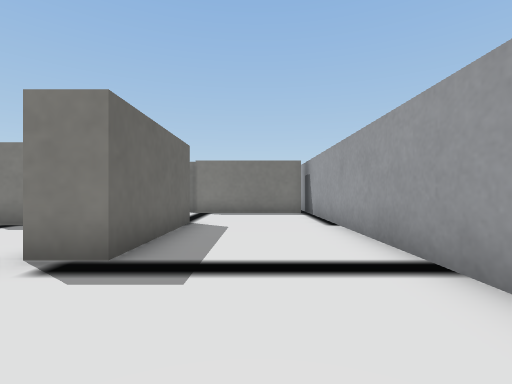
[1] (above)

20 first-person views from a walk through a Webots world. The camera is 0.04 m above the floor, looks level and sees 85° across. The floor is counted in squares, 0.05 m on a side. Each view is taken from the middle of a square. On the plan, view 1 faces up. The plan holds only what a view shows up to about 11 squares ahead; the rest is blank. The place goes on beyond the plan. Robots are left out. Simple shapes and patterns stand in for the simulator's stock objects.

[2]
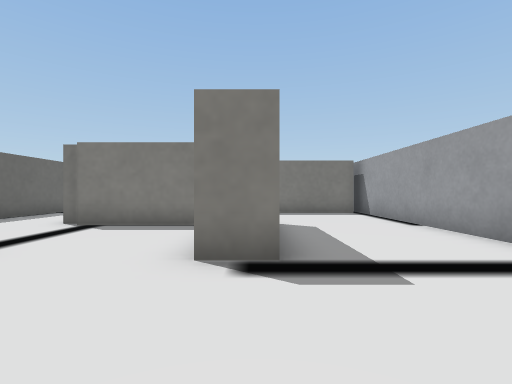

[3]
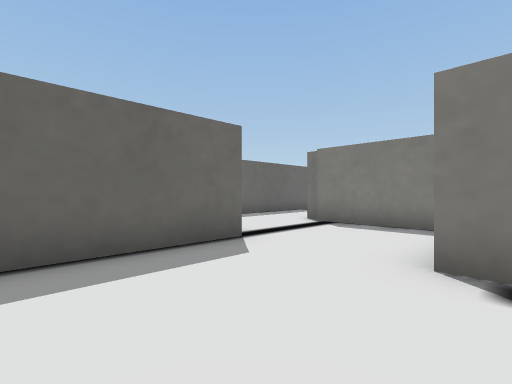

[4]
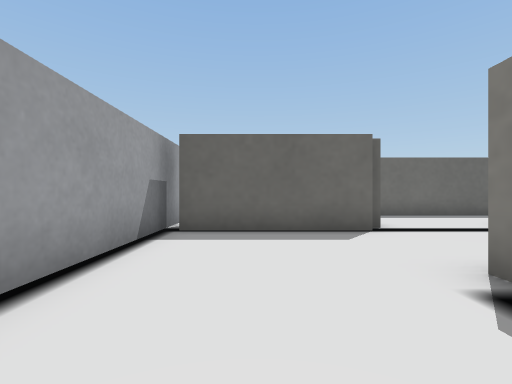

[5]
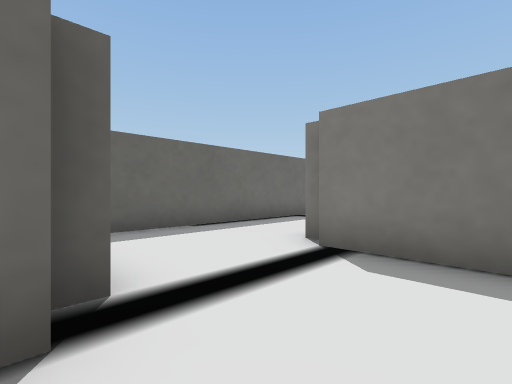

[6]
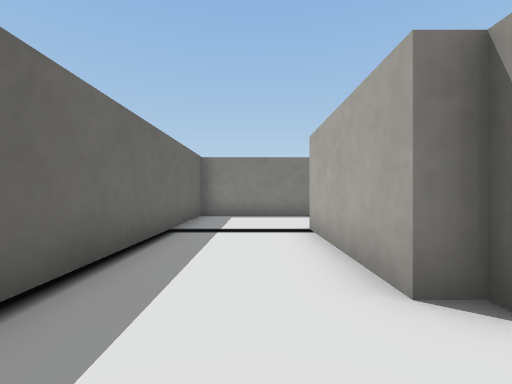

[7]
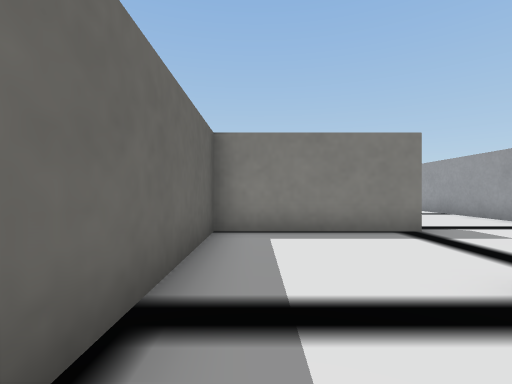

[8]
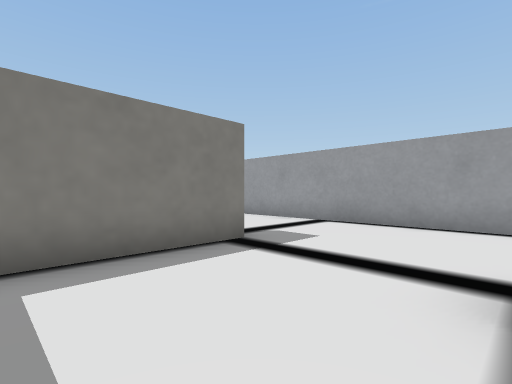

[9]
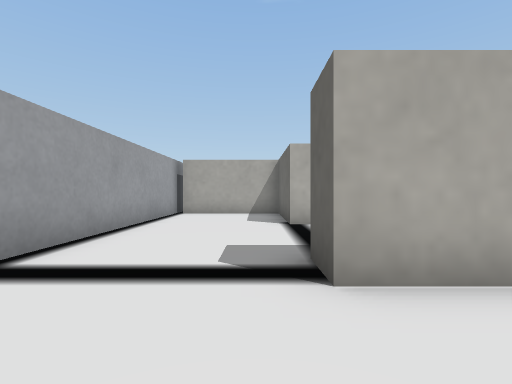

[10]
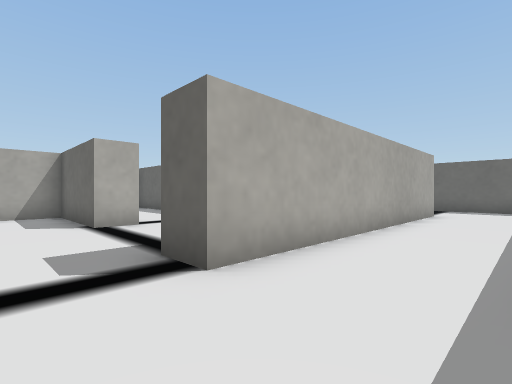

[11]
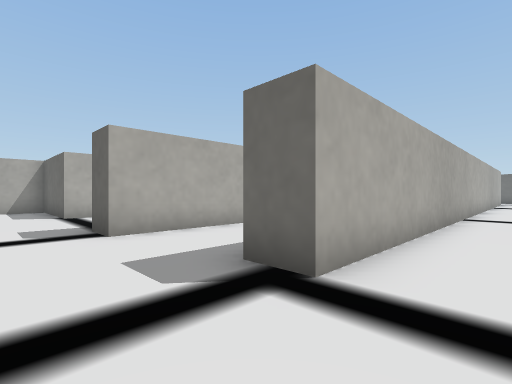

[12]
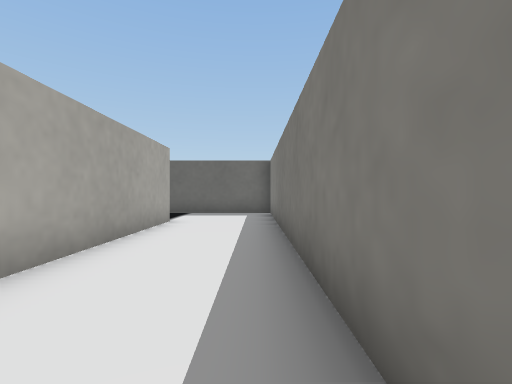

[13]
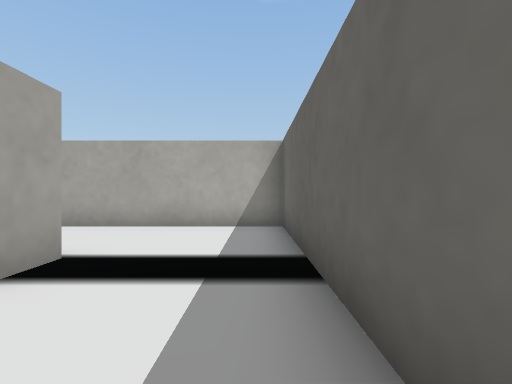

[14]
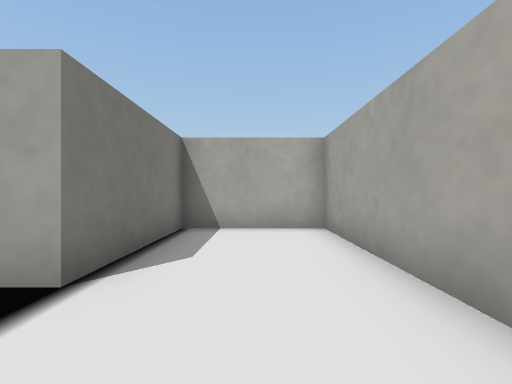

[15]
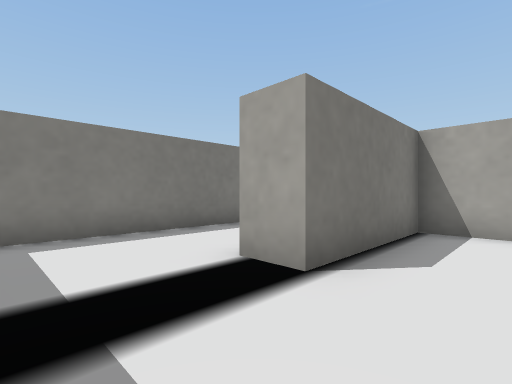

[16]
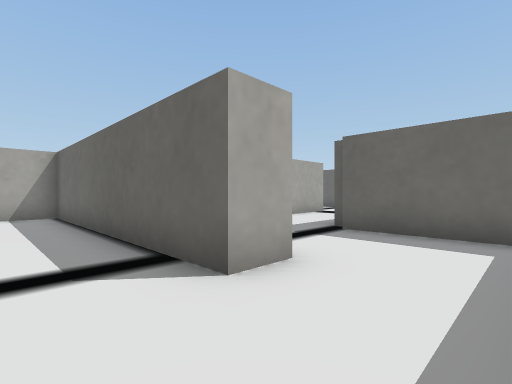

[17]
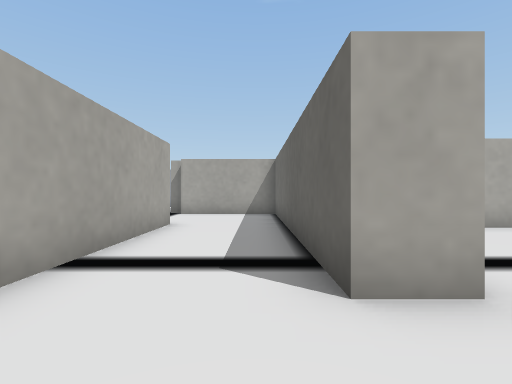

[18]
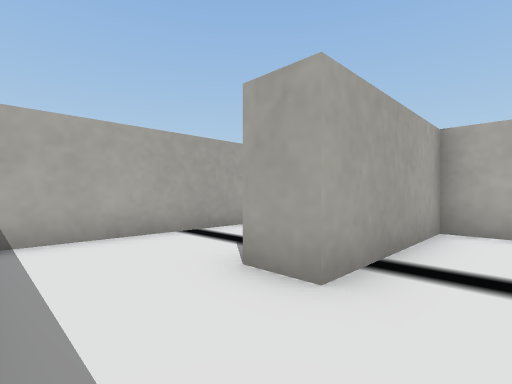

[19]
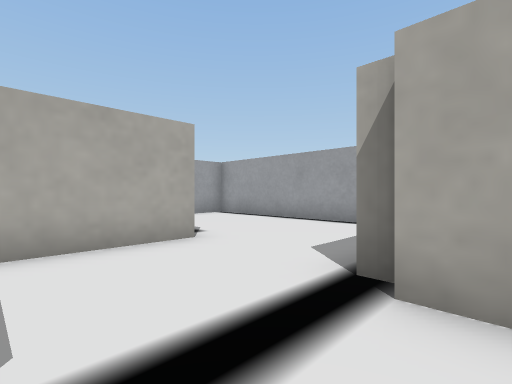

[20]
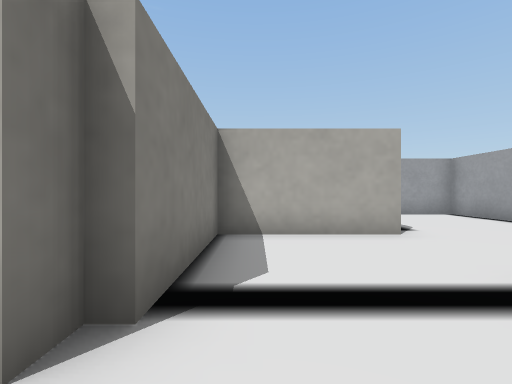

### Floor plan
Points are (right, up) in squares from view 1. A wall is a line through its corners. A room is listed if a view was taken in it or the views show most of it. See-through windows are left out.
Room 1 (views 1, 2, 3, 4, 5, 6, 7, 8, 9, 10, 11, 12, 13, 14, 15, 16, 17, 18, 19, 20)
walls: (-13.6, 13.8) (-13.6, 11); (-17.4, 7.7) (-14.1, 7.7); (-11.8, 7.7) (-10.7, 7.7) (-10.7, 11.9) (-9.7, 11.9) (-9.7, 3.8) (-6.3, 3.8); (-13.6, 22.6) (-13.6, 15.5) (-6.9, 15.5) (-6.9, 18.6) (-10.7, 18.6) (-10.7, 19.6) (-1.7, 19.6) (-1.7, 18.6) (-5.8, 18.6) (-5.8, 8.8); (-13.9, 23.5) (-2.3, 23.5) (-2.3, 22.5); (-6.2, 3.4) (-5.8, 3.4) (-5.8, -0.6); (-2.2, 11.1) (-2.7, 11.1) (-2.7, 15.1) (-1.7, 15.1) (-1.7, 11.6) (1.7, 11.6); (-2.3, 7.7) (-2.3, 7.2); (-1.7, 7.4) (-1.7, 3.3) (-2.7, 3.3) (-2.7, 6.7) (-6.3, 6.7) (-6.3, 7) (-6.9, 7) (-6.9, 13.9); (-3.5, 22.5) (-13.1, 22.5); (-7.4, -1) (2, -1) (2, 24); (1.7, 10.6) (-2.4, 10.6)

Where each view was taken, in squares from view 1:
view 1: 0 up, 0 right, facing up
view 2: 0 up, 2 left, facing up
view 3: 0 up, 2 left, facing up-left
view 4: 1 up, 0 right, facing left
view 5: 7 up, 0 right, facing up-left
view 6: 9 up, 4 left, facing up
view 7: 13 up, 5 left, facing up
view 8: 15 up, 5 left, facing up-right
view 9: 22 up, 1 left, facing down
view 10: 22 up, 0 right, facing down-left
view 11: 25 up, 0 right, facing down-left
view 12: 22 up, 3 left, facing left
view 13: 22 up, 13 left, facing down
view 14: 17 up, 13 left, facing right
view 15: 17 up, 13 left, facing up-right
view 16: 14 up, 8 left, facing down-left
view 17: 14 up, 9 left, facing down
view 18: 14 up, 12 left, facing down-right
view 19: 6 up, 7 left, facing down-right
view 20: 6 up, 8 left, facing right
